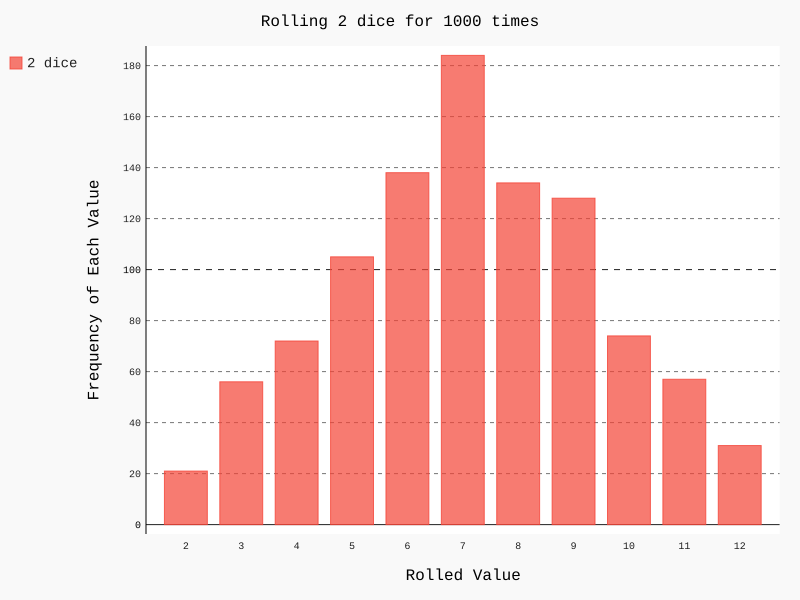

Write the Python code that produced this figure.
import pygal
from die import Die

die_1 = Die()
die_2 = Die()
# results store the rolls
results = []

for roll_num in range(1000):
	result = die_1.roll() + die_2.roll()
	results.append(result)

# analysis on results
frequencies = []

for value in range(2, die_1.num_sides+die_2.num_sides+1):
	frequency = results.count(value) # count how many of this value in our rolls
	frequencies.append(frequency)

# visualize the results
hist = pygal.Bar()
hist.title = "Rolling 2 dice for 1000 times"
hist.x_labels = [str(x) for x in range(2, die_1.num_sides+die_2.num_sides+1)]
hist.x_title = "Rolled Value"
hist.y_title = "Frequency of Each Value"

hist.add('2 dice', frequencies)
hist.render_to_file('die_visual.svg')
